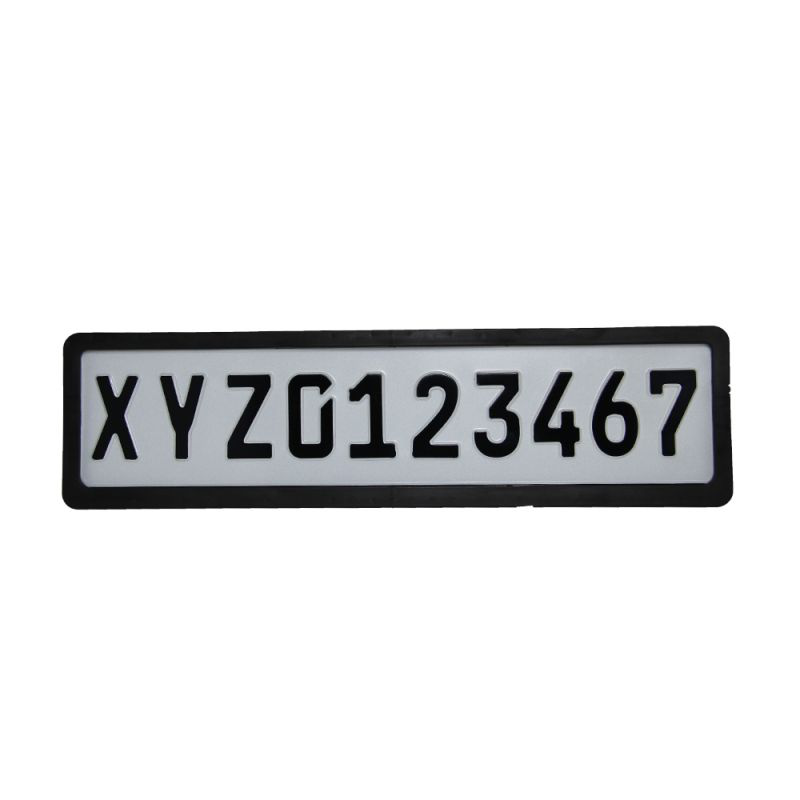
#> input picture testOCR.png, 800 x 800 px
$ python image_something.py --image testOCR.png
#> lines starting #> are read from the running program, lines starting #| are printed output that depends on the picture; after the words box and inside, x2 and y2 are one past the last pixel; in counts of white or black regions, pixels touching at a corner belong together
import cv2
import argparse

#fetching the image
ap = argparse.ArgumentParser()
ap.add_argument("-i", "--image", required = True, help = "Enter the image path")
args = vars(ap.parse_args())

#engaging the pixel at the vars i & j
image = cv2.imread(args["image"])
#> image is the input picture: shape (800, 800, 3); mean B, G, R 229.1, 228.3, 227.8
i = 0
j = 0
(b,g,r) = image[i,j]
#> b = 255; g = 255; r = 255
print("Pixel at "+str((i,j))+" are Red:{}, Green:{}, Blue:{}".format(r,g,b))
#| Pixel at (0, 0) are Red:255, Green:255, Blue:255

#changed the color of a very particular pixel in the image
image[0,0] = (0,0,225)
#> image: shape (800, 800, 3); under 0.01% of pixels changed, all inside (x1, y1, x2, y2) = (0, 0, 1, 1)
(b,g,r) = image[0,0]
#> b = 0; g = 0; r = 225
print("Pixel at"+str((i,j))+"are Red:{}, Green:{}, Blue:{}".format(r,g,b))
#| Pixel at(0, 0)are Red:225, Green:0, Blue:0

#now going to slice the image using corner shit
corner = image[0:100, 0:100]
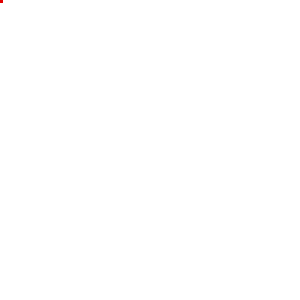
#> corner: shape (100, 100, 3) (shown 3 times larger); mean B, G, R 255, 255, 255
cv2.imshow("Cropped", corner)
cv2.waitKey(100)

#change color of the particular area
image[40:100, 40:100] = (0, 255, 0)
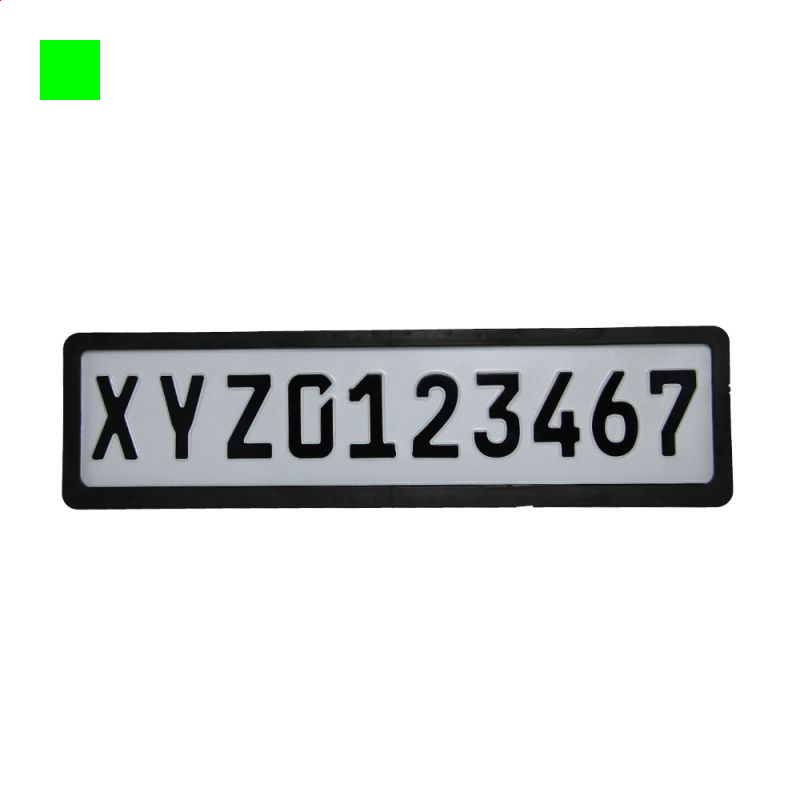
#> image: shape (800, 800, 3); mean B, G, R 227.6, 228.3, 226.3
cv2.imshow("color change", image)
cv2.waitKey(0)

$ run again, on OCR1.png
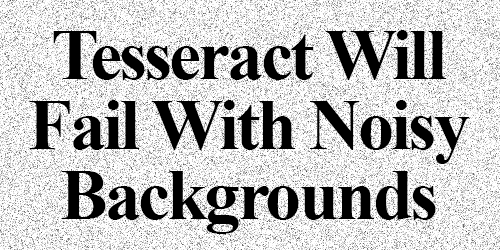
#> input picture OCR1.png, 500 x 250 px
#> image is the input picture: shape (250, 500, 3); min 0, max 255, mean 189.9
#> `(b,g,r) = image[i,j]`: b = 251
#| Pixel at (0, 0) are Red:251, Green:251, Blue:251
#> `(b,g,r) = image[0,0]`: b = 0; r = 225
#| Pixel at(0, 0)are Red:225, Green:0, Blue:0
#> `corner = image[0:100, 0:100]`:
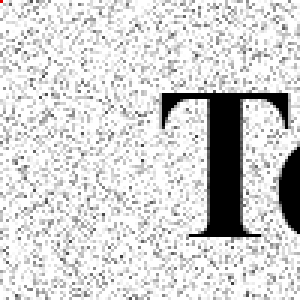
#> corner: shape (100, 100, 3) (shown 3 times larger); mean B, G, R 210.9, 210.9, 210.9
#> `image[40:100, 40:100] = (0, 255, 0)`:
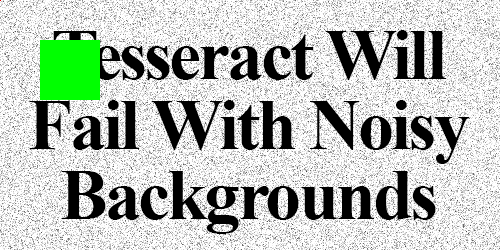
#> image: shape (250, 500, 3); mean B, G, R 184.3, 191.7, 184.3
